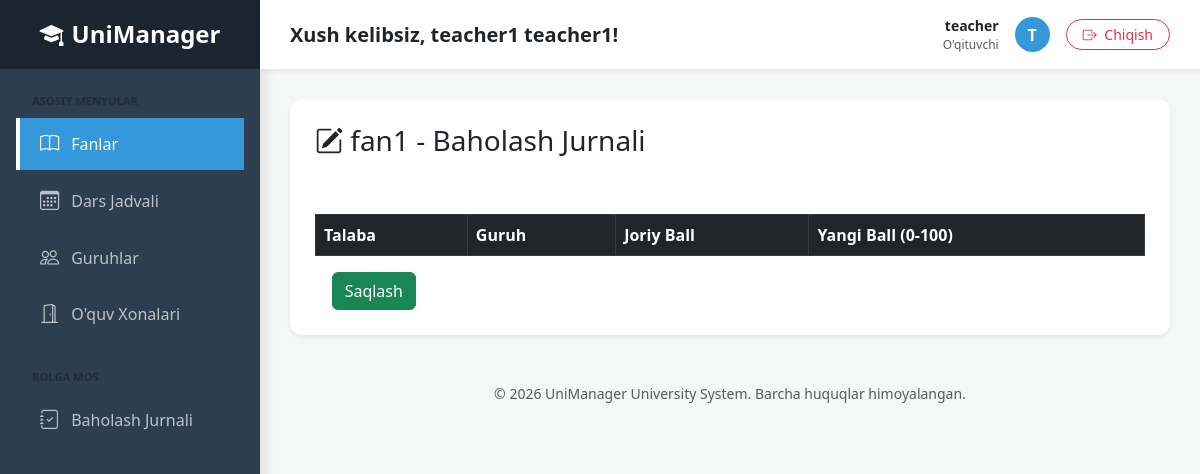
Page /academy/subject/2/journal/ (signed in) on the committed database.
### users/models.py (models this page shows, shortened)
class User(AbstractUser):
    USER_ROLES = (
        ('admin', 'Admin'),
        ('teacher', 'O\'qituvchi'),
        ('student', 'Talaba'),
    )
    role = models.CharField(max_length=10, choices=USER_ROLES, default='admin')
    phone_number = models.CharField(max_length=15, blank=True, null=True)
    address = models.TextField(blank=True, null=True)

### academy/models.py (models this page shows, shortened)
class Subject(models.Model):
    name = models.CharField(max_length=200)
    code = models.CharField(max_length=20, unique=True)
    credits = models.PositiveIntegerField()

### academy/views.py (the view, shortened to what this page needs)
# urls.py: path('subject/<int:subject_id>/journal/', views.grade_journal, name='grade_journal'),
@login_required
def grade_journal(request, subject_id):
    subject = get_object_or_404(Subject, id=subject_id)
    enrollments = Enrollment.objects.filter(subject=subject).select_related('student', 'student__student_profile')
    return render(request, 'academy/grade_journal.html', {
        'subject': subject,
        'enrollments': enrollments
    })

### academy/templates/academy/grade_journal.html (shortened to what this page needs)
{% extends 'base.html' %}
{% block content %}
<h3><i class="bi bi-pencil-square"></i> {{ subject.name }} - Baholash Jurnali</h3>
<form method="post">
    <table class="table table-bordered mt-4">
        <thead class="table-dark">
            <tr>
                <th>Talaba</th>
                <th>Guruh</th>
                <th>Joriy Ball</th>
                <th>Yangi Ball (0-100)</th>
            </tr>
        </thead>
    </table>
    <button type="submit" class="btn btn-success">Saqlash</button>
</form>
{% endblock %}

### templates/base.html (shortened to what this page needs)
<!DOCTYPE html>
<html lang="uz">
<head>
    <link href="https://cdn.jsdelivr.net/npm/bootstrap@5.3.0/dist/css/bootstrap.min.css" rel="stylesheet">
    <link rel="stylesheet" href="https://cdn.jsdelivr.net/npm/bootstrap-icons@1.11.0/font/bootstrap-icons.css">
</head>
<body>
    <div class="d-flex">
        {% if user.is_authenticated %}
        <div id="sidebar" class="shadow">
            <div class="logo-section mb-4">
                <h4 class="mb-0 fw-bold"><i class="bi bi-mortarboard-fill me-2"></i>UniManager</h4>
            </div>
            <div class="px-3">
                <p class="text-uppercase small fw-bold text-muted mb-2 ps-3" style="font-size: 0.7rem;">Asosiy Menyular</p>
                <ul class="nav flex-column">
                    <li class="nav-item">
                        <a href="{% url 'subject_list' %}" class="nav-link mb-1 {% if 'subject' in request.path %}active{% endif %}">
                            <i class="bi bi-book"></i> Fanlar
                        </a>
                    </li>
                    <li class="nav-item">
                        <a href="{% url 'timetable_view' %}" class="nav-link mb-1 {% if 'timetable' in request.path %}active{% endif %}">
                            <i class="bi bi-calendar3"></i> Dars Jadvali
                        </a>
                    </li>
                    <li class="nav-item">
                        <a href="{% url 'group_list' %}" class="nav-link mb-1 {% if 'group' in request.path %}active{% endif %}">
                            <i class="bi bi-people"></i> Guruhlar
                        </a>
                    </li>
                    <li class="nav-item">
                        <a href="{% url 'classroom_list' %}" class="nav-link mb-1 {% if 'classroom' in request.path %}active{% endif %}">
                            <i class="bi bi-door-open"></i> O'quv Xonalari
                        </a>
                    </li>
                </ul>
                <p class="text-uppercase small fw-bold text-muted mt-4 mb-2 ps-3" style="font-size: 0.7rem;">Rolga Mos</p>
                <ul class="nav flex-column">
                    {% if user.role == 'admin' %}
                    <li class="nav-item">
                        <a href="{% url 'user_list' %}" class="nav-link mb-1 {% if 'user' in request.path %}active{% endif %}">
                            <i class="bi bi-person-gear"></i> Foydalanuvchilar
                        </a>
                    </li>
                    {% elif user.role == 'teacher' %}
                    <li class="nav-item">
                        <a href="{% url 'teacher_dashboard' %}" class="nav-link mb-1 {% if 'teacher' in request.path %}active{% endif %}">
                            <i class="bi bi-journal-check"></i> Baholash Jurnali
                        </a>
                    </li>
                    {% elif user.role == 'student' %}
                    <li class="nav-item">
                        <a href="{% url 'student_dashboard' %}" class="nav-link mb-1 {% if 'student' in request.path %}active{% endif %}">
                            <i class="bi bi-graph-up-arrow"></i> Mening Natijalarim
                        </a>
                    </li>
                    {% endif %}
                </ul>
            </div>
        </div>
        {% endif %}
        <div class="main-content">
            <nav class="top-navbar d-flex justify-content-between align-items-center shadow-sm">
                <div>
                    <h5 class="mb-0 text-dark fw-semibold">
                        {% if user.is_authenticated %}
                            Xush kelibsiz, {{ user.get_full_name|default:user.username }}!
                        {% else %}
                            Tizimga kirish
                        {% endif %}
                    </h5>
                </div>
                <div class="d-flex align-items-center">
                    {% if user.is_authenticated %}
                        <div class="me-3 d-none d-md-block text-end">
                            <div class="fw-bold small">{{ user.username }}</div>
                            <div class="text-muted" style="font-size: 0.75rem;">{{ user.get_role_display|default:user.role }}</div>
                        </div>
                        <div class="user-profile-img me-3">
                            {{ user.username|first|upper }}
                        </div>
                        <form action="{% url 'logout' %}" method="post" class="m-0">
                            <button type="submit" class="btn btn-outline-danger btn-sm rounded-pill px-3">
                                <i class="bi bi-box-arrow-right me-1"></i> Chiqish
                            </button>
                        </form>
                    {% else %}
                        <a href="{% url 'login' %}" class="btn btn-primary btn-sm rounded-pill px-4">Kirish</a>
                    {% endif %}
                </div>
            </nav>
            <div class="content-container">
                <div class="main-card">
                    {% block content %}
                    {% endblock %}
                </div>
                <footer class="mt-5 text-center text-muted small">
                    <p>&copy; 2026 UniManager University System. Barcha huquqlar himoyalangan.</p>
                </footer>
            </div>
        </div>
    </div>
</body>
</html>

### templates/base.html (style rules this page uses)
body { background-color: #f4f7f6; font-family: 'Segoe UI', Tahoma, Geneva, Verdana, sans-serif; }
#sidebar { min-width: 260px; max-width: 260px; min-height: 100vh; background: #2c3e50; color: white; transition: all 0.3s; }
#sidebar .logo-section { background: #1a252f; padding: 20px; text-align: center; }
#sidebar .nav-link { color: #bdc3c7; padding: 12px 20px; display: flex; align-items: center; transition: 0.2s; border-left: 4px solid transparent; }
#sidebar .nav-link.active { background: #3498db; color: white !important; border-left: 4px solid #fff; }
#sidebar .nav-link i { font-size: 1.2rem; margin-right: 12px; }
.main-content { flex: 1; min-width: 0; }
.top-navbar { background: white; padding: 15px 30px; }
.content-container { padding: 30px; }
.main-card { background: white; border-radius: 12px; border: none; box-shadow: 0 0.125rem 0.25rem rgba(0, 0, 0, 0.075); padding: 25px; }
.user-profile-img { width: 35px; height: 35px; background: #3498db; color: white; border-radius: 50%; display: inline-flex; align-items: center; justify-content: center; font-weight: bold; }

### rows in the picture
User: get_full_name "teacher1 teacher1", username "teacher", role "O'qituvchi", username|first "T"
Subject: name "fan1"
